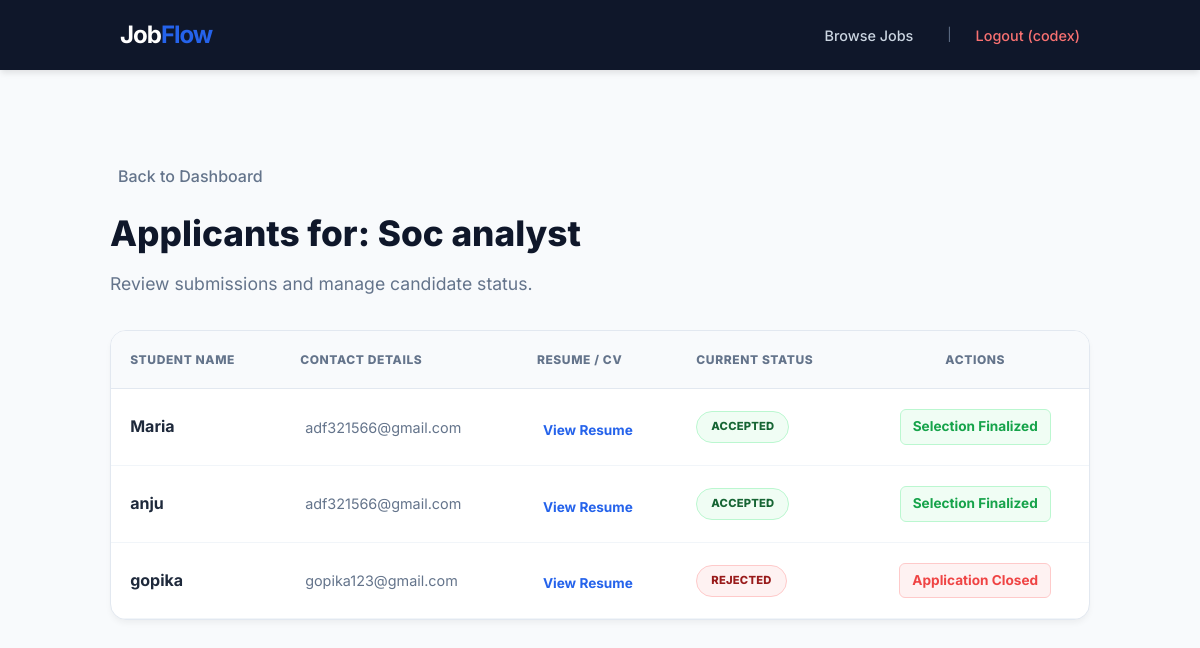
/job/1/applicants/ (signed in), run on the app's committed database.
### core/models.py (models this page shows, shortened)
class Job(models.Model):
    STATUS_CHOICES = (
        ('open', 'Open'),
        ('closed', 'Closed'),
    )
    company = models.ForeignKey(User, on_delete=models.CASCADE, related_name='jobs')
    title = models.CharField(max_length=255)
    location = models.CharField(max_length=100)
    description = models.TextField()
    status = models.CharField(max_length=10, choices=STATUS_CHOICES, default='open')
    created_at = models.DateTimeField(auto_now_add=True)
    exit

### application/models.py (models this page shows, shortened)
class Application(models.Model):
    job = models.ForeignKey(Job, on_delete=models.CASCADE, related_name='applications')
    applicant = models.ForeignKey(User, on_delete=models.CASCADE, related_name='my_applications')
    full_name = models.CharField(max_length=100)
    email = models.EmailField()
    cv = models.FileField(upload_to='cvs/')
    applied_at = models.DateTimeField(auto_now_add=True)
    STATUS_CHOICES = [
        ('pending', 'Pending'),
        ('accepted', 'Accepted'),
        ('rejected', 'Rejected'),
    ]
    status = models.CharField(max_length=20, choices=STATUS_CHOICES, default='pending')

### core/views.py (the view)
# urls.py: path('job/<int:job_id>/applicants/', views.view_applicants, name='view_applicants'),
@login_required
def view_applicants(request, job_id):
    job = get_object_or_404(Job, id=job_id, company=request.user)
    applicants = job.applications.all().order_by('-applied_at')
    return render(request, "core/view_applicants.html", {
        "job": job,
        "applicants": applicants
    })

### core/templates/core/view_applicants.html (shortened to what this page needs)
{% extends 'base.html' %}
{% block content %}
<div style="max-width: 1100px; margin: 0 auto; padding: 40px 20px;">
    <div style="margin-bottom: 2rem;">
        <a href="{% url 'core:company_dashboard' %}" style="text-decoration: none; color: #64748b; font-weight: 500; display: inline-flex; align-items: center; gap: 8px;">
             Back to Dashboard
        </a>
        <h2 style="font-size: 2.2rem; font-weight: 800; color: #0f172a; margin-top: 1rem; margin-bottom: 0.5rem;">
            Applicants for: {{ job.title }}
        </h2>
        <p style="color: #64748b; font-size: 1.1rem;">Review submissions and manage candidate status.</p>
    </div>
    <div class="card" style="padding: 0; overflow: hidden; border-radius: 16px; border: 1px solid #e2e8f0; background: white; box-shadow: 0 4px 6px -1px rgba(0,0,0,0.05);">
        <table style="width: 100%; border-collapse: collapse; text-align: left;">
            <thead>
                <tr style="background: #f8fafc; border-bottom: 1px solid #e2e8f0;">
                    <th style="padding: 1.2rem; font-size: 0.75rem; color: #64748b; font-weight: 800; text-transform: uppercase; letter-spacing: 0.05em;">Student Name</th>
                    <th style="padding: 1.2rem; font-size: 0.75rem; color: #64748b; font-weight: 800; text-transform: uppercase; letter-spacing: 0.05em;">Contact Details</th>
                    <th style="padding: 1.2rem; font-size: 0.75rem; color: #64748b; font-weight: 800; text-transform: uppercase; letter-spacing: 0.05em;">Resume / CV</th>
                    <th style="padding: 1.2rem; font-size: 0.75rem; color: #64748b; font-weight: 800; text-transform: uppercase; letter-spacing: 0.05em;">Current Status</th>
                    <th style="padding: 1.2rem; font-size: 0.75rem; color: #64748b; font-weight: 800; text-transform: uppercase; letter-spacing: 0.05em; text-align: center;">Actions</th>
                </tr>
            </thead>
            <tbody>
                {% for app in applicants %}
                <tr style="border-bottom: 1px solid #f1f5f9; transition: background 0.2s;" onmouseover="this.style.background='#f8fafc'" onmouseout="this.style.background='transparent'">
                    <td style="padding: 1.2rem; font-weight: 700; color: #1e293b;">{{ app.full_name }}</td>
                    <td style="padding: 1.2rem; color: #64748b; font-size: 0.9rem;">
                         {{ app.email }}
                    </td>
                    <td style="padding: 1.2rem;">
                        {% if app.cv %}
                        <a href="{{ app.cv.url }}" style="color: #2563eb; text-decoration: none; font-weight: 700; font-size: 0.85rem; display: inline-flex; align-items: center; gap: 6px;" target="_blank">
                             View Resume
                        </a>
                        {% else %}
                        <span style="color: #94a3b8; font-size: 0.85rem;">No File</span>
                        {% endif %}
                    </td>
                    <td style="padding: 1.2rem;">
                        <span class="status-badge status-{{ app.status }}">
                            {{ app.get_status_display|upper }}
                        </span>
                    </td>
                    <td style="padding: 1.25rem; text-align: center;">
                        <div style="display: flex; gap: 8px; justify-content: center; align-items: center;">
                            {% if app.status == 'pending' %}
                                <a href="{% url 'core:update_status' app.id 'accepted' %}"
                                   style="background: #16a34a; color: white; padding: 8px 16px; border-radius: 8px; text-decoration: none; font-size: 0.8rem; font-weight: 700; transition: transform 0.2s;"
                                   onmouseover="this.style.transform='scale(1.05)'" onmouseout="this.style.transform='scale(1)'">
                                   Accept
                                </a>
                                <a href="{% url 'core:update_status' app.id 'rejected' %}"
                                   style="background: #dc2626; color: white; padding: 8px 16px; border-radius: 8px; text-decoration: none; font-size: 0.8rem; font-weight: 700; transition: transform 0.2s;"
                                   onmouseover="this.style.transform='scale(1.05)'" onmouseout="this.style.transform='scale(1)'">
                                   Reject
                                </a>
                            {% elif app.status == 'accepted' %}
                                <span style="color: #16a34a; font-size: 0.85rem; font-weight: 700; background: #f0fdf4; padding: 6px 12px; border-radius: 6px; border: 1px solid #bbf7d0;">
                                     Selection Finalized
                                </span>
                            {% else %}
                                <span style="color: #ef4444; font-size: 0.85rem; font-weight: 700; background: #fef2f2; padding: 6px 12px; border-radius: 6px; border: 1px solid #fecaca;">
                                    Application Closed
                                </span>
                            {% endif %}
                        </div>
                    </td>
                </tr>
                {% endfor %}
            </tbody>
        </table>
    </div>
</div>
{% endblock %}

### templates/base.html (shortened to what this page needs)
<!DOCTYPE html>
<html lang="en">
<head>
</head>
<body>
    <nav class="navbar">
        <a href="{% url 'core:home' %}" class="brand" style="text-decoration:none;"><h1>Job<span>Flow</span></h1></a>
        <div class="nav-links">
            <a href="{% url 'core:jobs' %}">Browse Jobs</a>
            {% if user.is_authenticated %}
                <span style="color: var(--text-muted); font-size: 0.8rem; margin-left: 10px;">|</span>
                <a href="{% url 'users:logout' %}" style="color: #f87171;">Logout ({{ user.username }})</a>
            {% else %}
                <a href="{% url 'users:login' %}">Login</a>
                <a href="{% url 'users:register' %}" class="btn-nav">Get Started</a>
            {% endif %}
        </div>
    </nav>
    <div class="container">
        {% block content %}{% endblock %}
    </div>
</body>
</html>

### templates/base.html (style rules this page uses)
:root { --primary: #2563eb; --primary-hover: #1d4ed8; --bg: #f8fafc; --text-main: #1e293b; --text-muted: #64748b; --card-bg: #ffffff; --nav-bg: #0f172a; }
* { margin: 0; padding: 0; box-sizing: border-box; font-family: 'Inter', sans-serif; }
body { background-color: var(--bg); color: var(--text-main); line-height: 1.6; }
.navbar { background-color: var(--nav-bg); padding: 1rem 10%; display: flex; justify-content: space-between; align-items: center; position: sticky; top: 0; z-index: 1000; box-shadow: 0 4px 6px -1px rgb(0 0 0 / 0.1); }
.brand h1 { color: #fff; font-size: 1.5rem; letter-spacing: -1px; }
.brand span { color: var(--primary); }
.nav-links { display: flex; gap: 1.5rem; align-items: center; }
.nav-links a { color: #cbd5e1; text-decoration: none; font-size: 0.9rem; font-weight: 500; transition: 0.3s; }
.container { width: 85%; max-width: 1200px; margin: 3rem auto; }

### core/templates/core/view_applicants.html (style rules this page uses)
.status-badge { padding: 6px 14px; border-radius: 50px; font-size: 0.7rem; font-weight: 800; display: inline-block; letter-spacing: 0.02em; }
.status-accepted { background: #f0fdf4; color: #166534; border: 1px solid #bbf7d0; }
.status-rejected { background: #fef2f2; color: #991b1b; border: 1px solid #fecaca; }

### data on the page
Job: title "Soc analyst"
Application: full_name "Maria", email "adf321566@gmail.com", status "ACCEPTED", shows "Selection Finalized"
Application: full_name "anju", email "adf321566@gmail.com", status "ACCEPTED", shows "Selection Finalized"
Application: full_name "gopika", email "gopika123@gmail.com", status "REJECTED", shows "Application Closed"

### other printed values
{{ user.username }} "codex"
